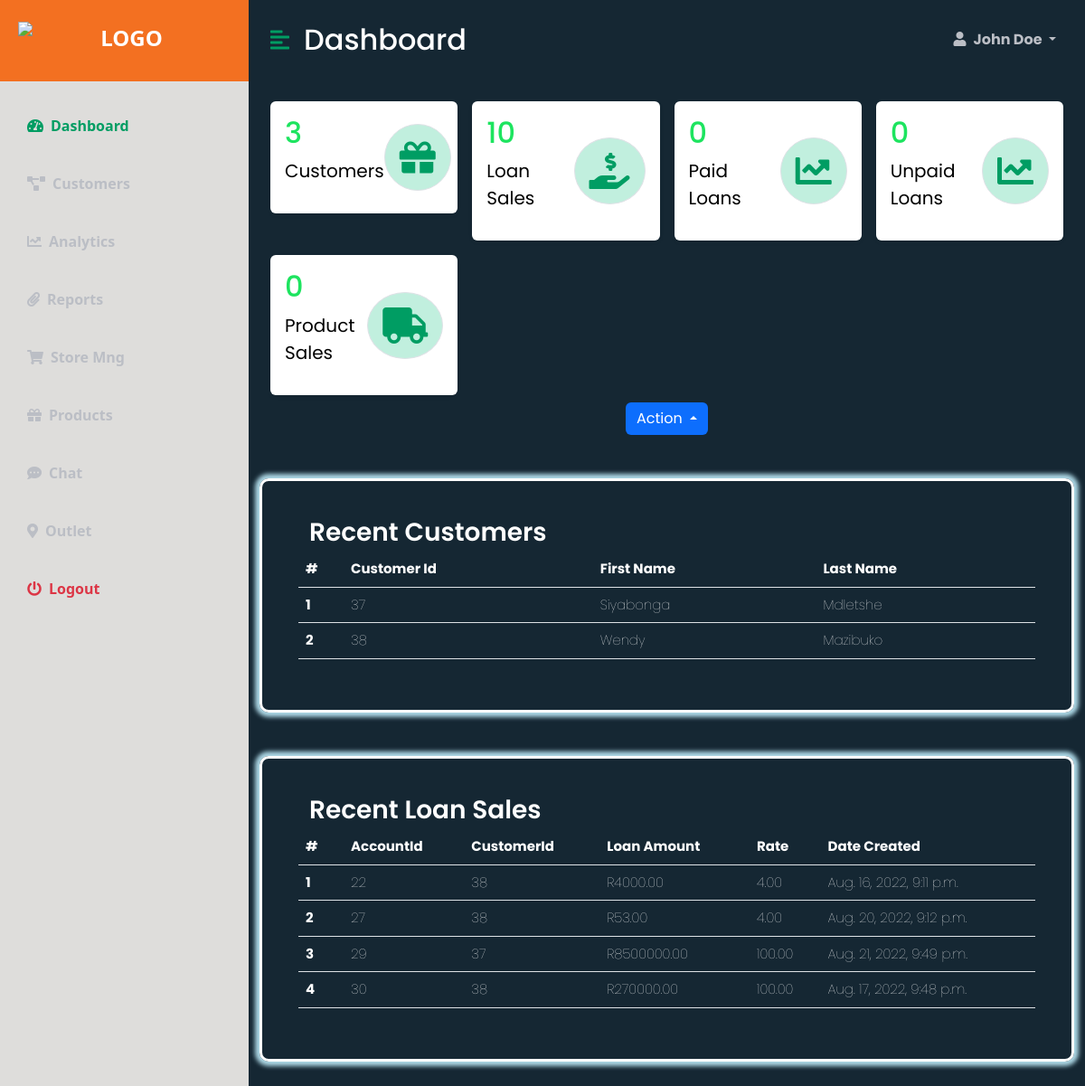
Page /?filter=10 on the earlier database version.
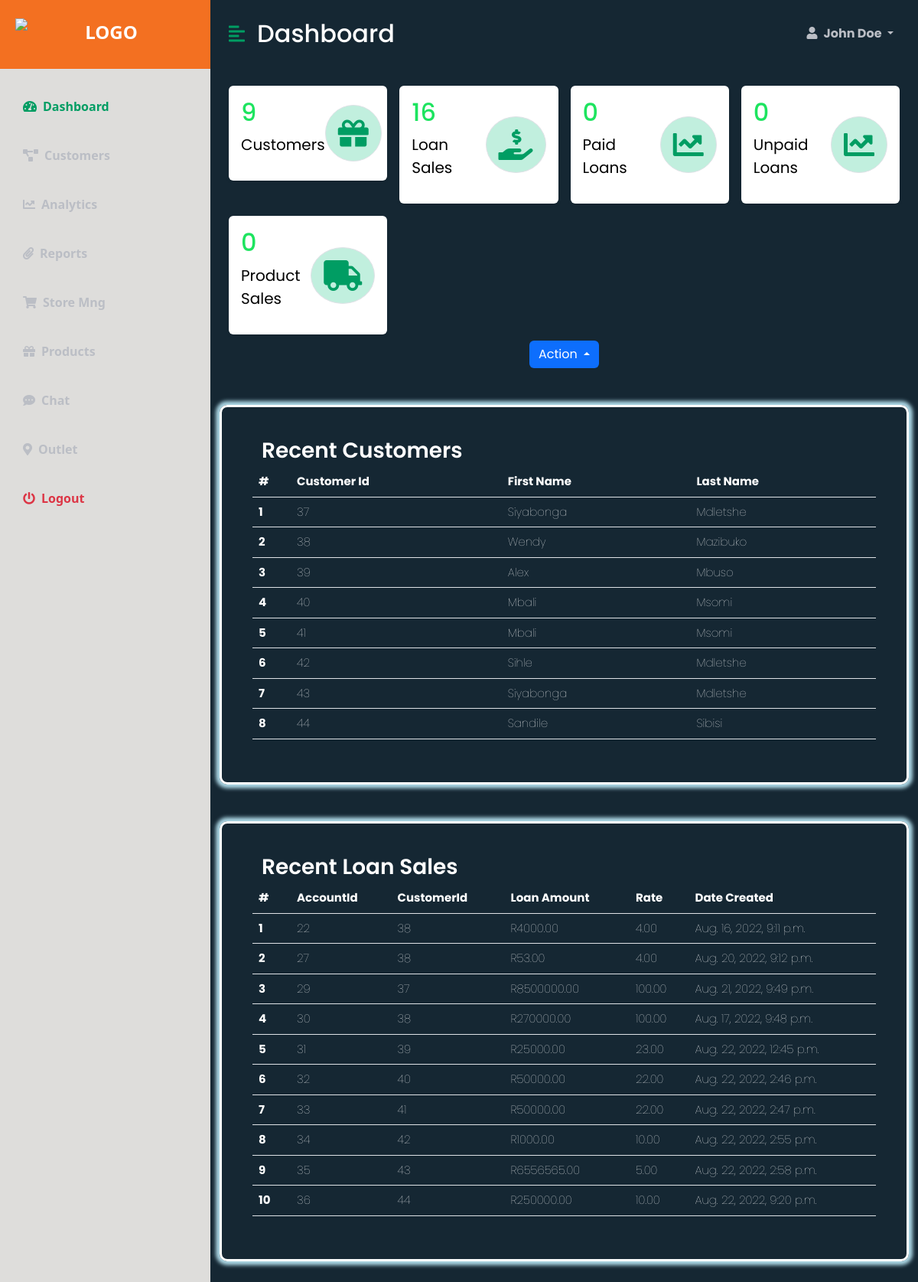
Same page on the later database version.
### BackOfficeApp/models.py (models this page shows, shortened)
class Account(models.Model):
  loan_amount = models.DecimalField("Loan Amount", max_digits=13, decimal_places=2, blank= False)
  rate = models.DecimalField("Rate", max_digits=5, decimal_places=2, blank= False)
  created_at = models.DateTimeField("Created Date")
  customer = models.ForeignKey(Customer, on_delete=models.CASCADE)
  class Meta:
        ordering = ['created_at']

### AdminDashboard/views.py (the view)
# urls.py: path('', view=admin_dashboard, name='adminlandingpage'),
def admin_dashboard(request):
    customers = filter_customers(request.GET.get('filter', '30')).values()
    number_of_sales= len(Account.objects.values())
    number_of_customers= len(Customer.objects.values())
    temp_customers = []
    customers_list = []
    for c in customers:
        if c['customer_id'] not in temp_customers:
            temp_customers.append(c['customer_id'])
            customers_list.append(c)
    dashboard_session = {
        'display_template' : 'AdminDashboard/dashboard_landing_page.html',
        'customers' : customers_list,
        'sales': customers,
        'number_of_customers': number_of_customers,
        'number_of_sales': number_of_sales,
        'filtered_result': True
    }
    return render (request, 'AdminDashboard/admin_dashboard.html', {'dashboard_session': dashboard_session})

### AdminDashboard/templates/AdminDashboard/admin_dashboard.html (shortened to what this page needs)
<!DOCTYPE html>
<html lang="en">
{% load static %}
<head>
    <link href="https://cdn.jsdelivr.net/npm/bootstrap@5.2.0/dist/css/bootstrap.min.css" rel="stylesheet">
    <link rel="stylesheet" href="https://cdnjs.cloudflare.com/ajax/libs/font-awesome/5.15.3/css/all.min.css" />
    <link rel="stylesheet" href="{% static 'AdminDashboard/styles.css' %}"/>
</head>
<body>
    <div class="d-flex" id="wrapper">
        <div class="bg-white" id="sidebar-wrapper">
            <div class="sidebar-heading text-center py-4 primary-text fs-4 fw-bold text-uppercase border-bottom">
                <img src="{% static 'AdminDashboard/logo.png' %}" alt="logo">
            </div>
            <div class="list-group list-group-flush my-3">
                <a href="{% url 'AdminDashboard:adminlandingpage'  %}" class="list-group-item list-group-item-action bg-transparent second-text active"><i
                        class="fas fa-tachometer-alt me-2"></i>Dashboard</a>
                <a href="{% url 'BackOfficeApp:customers'  %}" class="list-group-item list-group-item-action bg-transparent second-text fw-bold"><i
                        class="fas fa-project-diagram me-2"></i>Customers</a>
                <a href="#" class="list-group-item list-group-item-action bg-transparent second-text fw-bold"><i
                        class="fas fa-chart-line me-2"></i>Analytics</a>
                <a href="#" class="list-group-item list-group-item-action bg-transparent second-text fw-bold"><i
                        class="fas fa-paperclip me-2"></i>Reports</a>
                <a href="#" class="list-group-item list-group-item-action bg-transparent second-text fw-bold"><i
                        class="fas fa-shopping-cart me-2"></i>Store Mng</a>
                <a href="#" class="list-group-item list-group-item-action bg-transparent second-text fw-bold"><i
                        class="fas fa-gift me-2"></i>Products</a>
                <a href="#" class="list-group-item list-group-item-action bg-transparent second-text fw-bold"><i
                        class="fas fa-comment-dots me-2"></i>Chat</a>
                <a href="#" class="list-group-item list-group-item-action bg-transparent second-text fw-bold"><i
                        class="fas fa-map-marker-alt me-2"></i>Outlet</a>
                <a href="#" class="list-group-item list-group-item-action bg-transparent text-danger fw-bold"><i
                        class="fas fa-power-off me-2"></i>Logout</a>
            </div>
        </div>
        <div id="page-content-wrapper">
            <nav class="navbar navbar-expand-lg navbar-light bg-transparent py-4 px-4">
                <div class="d-flex align-items-center">
                    <i class="fas fa-align-left primary-text fs-4 me-3" id="menu-toggle"></i>
                    <h2 class="fs-2 m-0">Dashboard</h2>
                </div>
                <div class="collapse navbar-collapse" id="navbarSupportedContent">
                    <ul class="navbar-nav ms-auto mb-2 mb-lg-0">
                        <li class="nav-item dropdown">
                            <a class="nav-link dropdown-toggle second-text fw-bold" href="#" id="navbarDropdown"
                                role="button" data-bs-toggle="dropdown" aria-expanded="false">
                                <i class="fas fa-user me-2"></i>John Doe
                            </a>
                        </li>
                    </ul>
                </div>
            </nav>
            <div class="container-fluid px-4">
                {% include  dashboard_session.display_template %}
            </div>
        </div>
    </div>
</body>
</html>

### AdminDashboard/templates/AdminDashboard/dashboard_landing_page.html (shortened to what the changed rows need)
{% load static %}
<link rel="stylesheet" href="{% static 'AdminDashboard/customer_registration.css' %}">
<div class="row g-3 my-2 ">
    <div class="col-md-3">
        <div class="p-3 bg-white shadow-sm d-flex justify-content-around align-items-center rounded">
            <div>
                <h3 class="fs-2 customer-stats">{{dashboard_session.number_of_customers}}</h3>
                <p class="fs-5 product-name">Customers</p>
            </div>
        </div>
    </div>
    <div class="col-md-3">
        <div class="p-3 bg-white shadow-sm d-flex justify-content-around align-items-center rounded">
            <div>
                <h3 class="fs-2 customer-stats">{{dashboard_session.number_of_sales}}</h3>
                <p class="fs-5 product-name">Loan Sales</p>
            </div>
        </div>
    </div>
</div>
{% if dashboard_session.customers or dashboard_session.filtered_result  %}
<div class="row my-5 customers-table table-responsive">
        <table class="table">
            <thead>
                <tr>
                    <th scope="col" width="50">#</th>
                    <th scope="col">Customer Id</th>
                    <th scope="col">First Name</th>
                    <th scope="col">Last Name</th>
                </tr>
            </thead>
            <tbody>
                {% for customer in dashboard_session.customers|dictsort:"customer_id" %}
                <tr>
                    <th scope="row">{{forloop.counter}}</th>
                    <td>{{customer.customer_id}}</td>
                    <td>{{customer.first_name}}</td>
                    <td>{{customer.last_name}}</td>
                </tr>
                {% endfor %}
            </tbody>
        </table>
</div>
 <div class="row my-5 customers-table table-responsive">
        <table class="table">
            <thead>
                <tr>
                    <th scope="col" width="50">#</th>
                    <th scope="col">AccountId</th>
                    <th scope="col">CustomerId</th>
                    <th scope="col">Loan Amount</th>
                    <th scope="col">Rate</th>
                    <th scope="col">Date Created</th>
                </tr>
            </thead>
            <tbody>
                {% for sale in dashboard_session.sales|dictsort:"account_id" %}
                <tr>
                    <th scope="row">{{forloop.counter}}</th>
                    <td>{{sale.account_id}}</td>
                    <td>{{sale.customer_id}}</td>
                    <td>R{{sale.loan_amount}}</td>
                    <td>{{sale.rate}}</td>
                    <td>{{sale.created_at}}</td>
                </tr>
                {% endfor %}
            </tbody>
        </table>
 </div>
{% endif %}

Differences in the rows shown:
added Account: customer_id "39", first_name "Alex", last_name "Mbuso", account_id "31", loan_amount "25000.00", rate "23.00", created_at "Aug. 22, 2022, 12:45 p.m."
added Account: customer_id "40", first_name "Mbali", last_name "Msomi", account_id "32", loan_amount "50000.00", rate "22.00", created_at "Aug. 22, 2022, 2:46 p.m."
added Account: customer_id "41", first_name "Mbali", last_name "Msomi", account_id "33", loan_amount "50000.00", rate "22.00", created_at "Aug. 22, 2022, 2:47 p.m."
added Account: customer_id "42", first_name "Sihle", last_name "Mdletshe", account_id "34", loan_amount "1000.00", rate "10.00", created_at "Aug. 22, 2022, 2:55 p.m."
added Account: customer_id "43", first_name "Siyabonga", last_name "Mdletshe", account_id "35", loan_amount "6556565.00", rate "5.00", created_at "Aug. 22, 2022, 2:58 p.m."
added Account: customer_id "44", first_name "Sandile", last_name "Sibisi", account_id "36", loan_amount "250000.00", rate "10.00", created_at "Aug. 22, 2022, 9:20 p.m."
Other differences:
{{ dashboard_session.number_of_customers }}: "3" → "9"
{{ dashboard_session.number_of_sales }}: "10" → "16"
